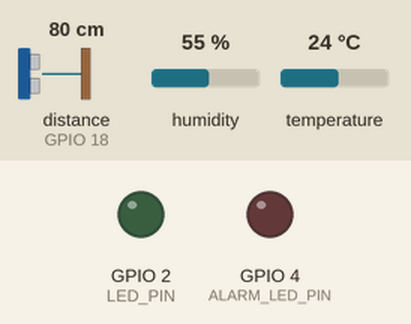
Recording of a program running on a simulated ESP32. Parts: output pins drawn as LEDs (lit = HIGH). The test bench sets the inputs (shaded band); at power-on: distance to the obstacle (sensor on GPIO 18) 80 cm, humidity 55 %, temperature 24 °C. The echo pulse lasts 58.3 µs per cm; WiFi joins after 1.5 s; servers stay silent unless stated; the local clock reads 2024-03-15 10:24:30 at power-on unless the program sets it; no MQTT or app messages arrive unless stated; pins used as bus, display or sensor lines are not drawn; what the program prints to the serial monitor is not drawn.

Above: at 2.7 s.
2.8 s: distance to the obstacle (sensor on GPIO 18) set to 17 cm
11.6 s: distance to the obstacle (sensor on GPIO 18) set to 13 cm
At 16.4 s:
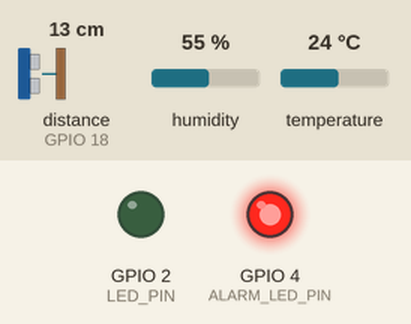
31.5 s: distance to the obstacle (sensor on GPIO 18) set to 18 cm
At 36.5 s:
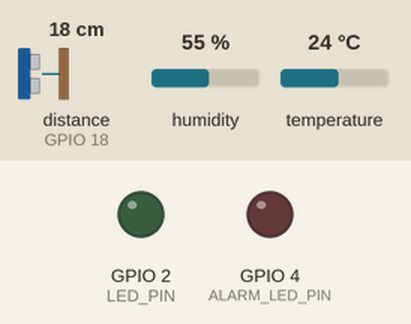
41.6 s: distance to the obstacle (sensor on GPIO 18) set to 2 cm
At 46.5 s:
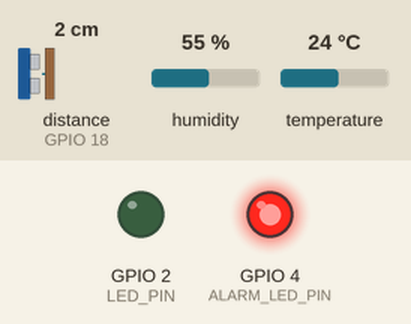
Timing chart, 0 to 51.6 s (numbered marks = the images above; inputs shaded):
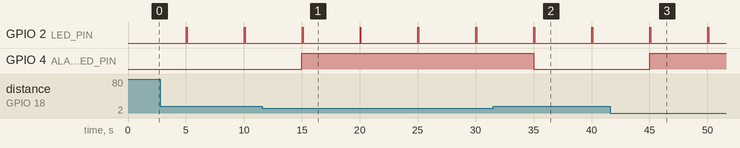

The program:

main.cpp
```cpp
/*
 * Bai thuc hanh so 2 - Firmware ESP32 (Wokwi)
 * DHT22 (nhiet do, do am) + HC-SR04 (khoang cach) -> JSON -> MQTT
 *
 * Luong du lieu:
 *   ESP32 (Wokwi) --MQTT--> broker.emqx.io  (topic: <NAMESPACE>/iot/sensor/room1)
 *   Mosquitto local --bridge--> nhan ve thanh topic iot/sensor/room1
 *   collector.py subscribe Mosquitto local -> MongoDB
 *
 * Wokwi khong truy cap duoc "localhost" cua may ban, vi vay ESP32 gui len
 * public broker, con Mosquitto tren may ban keo du lieu ve qua bridge.
 */
#define ARDUINOJSON_USE_LONG_LONG 1

#include <WiFi.h>
#include <PubSubClient.h>
#include <DHTesp.h>
#include <ArduinoJson.h>
#include <time.h>
#include <sys/time.h>

// ================= CAU HINH =================
const char *WIFI_SSID = "Wokwi-GUEST";
const char *WIFI_PASSWORD = "";

const char *MQTT_SERVER = "broker.emqx.io"; // public broker
const int MQTT_PORT = 1883;

// Namespace rieng tren public broker de khong trung topic voi nguoi khac.
// PHAI trung voi remote-prefix trong server/mosquitto/config/mosquitto.conf
const char *TOPIC_NAMESPACE = "dungdinh60240505";

const char *DEVICE_ID = "esp32-room1";
const char *ROOM = "room1";

const char *NTP_SERVER_1 = "pool.ntp.org";
const char *NTP_SERVER_2 = "time.google.com";

const int DHT_PIN = 15;      // Data pin cua DHT22
const int TRIG_PIN = 5;      // Trig cua HC-SR04
const int ECHO_PIN = 18;     // Echo cua HC-SR04
const int LED_PIN = 2;       // LED bao trang thai gui du lieu
const int ALARM_LED_PIN = 4; // LED canh bao vat can qua gan

const unsigned long SEND_INTERVAL_MS = 5000;            // Chu ky gui du lieu
const unsigned long NTP_RESYNC_MS = 10UL * 60UL * 1000; // Dong bo lai NTP moi 10 phut
const float DISTANCE_ALARM_CM = 15.0;                   // Nguong canh bao khoang cach

// ================= BIEN TOAN CUC =================
WiFiClient wifiClient;
PubSubClient mqttClient(wifiClient);
DHTesp dht;

String topicTelemetry; // <NAMESPACE>/iot/sensor/<ROOM>
String topicStatus;    // <NAMESPACE>/iot/status/<ROOM>

unsigned long lastSend = 0;
unsigned long lastNtpSync = 0;
unsigned long sequenceNo = 0;

// Tiem loi qua Serial Monitor de demo tien xu ly:
//   n = lan gui tiep theo mat gia tri nhiet do (null)
//   s = lan gui tiep theo co gai nhieu (spike) nhiet do +30 do C
//   d = lan gui tiep theo gui lap lai goi tin truoc (duplicate)
bool injectNull = false;
bool injectSpike = false;
bool injectDuplicate = false;
char lastPayload[512] = {0};
size_t lastPayloadLen = 0;

// ---------------- THOI GIAN (NTP) ----------------
bool timeSynced()
{
  return time(nullptr) > 1700000000; // > nam 2023 => da dong bo
}

uint64_t epochMs()
{
  struct timeval tv;
  gettimeofday(&tv, nullptr);
  return (uint64_t)tv.tv_sec * 1000ULL + (uint64_t)(tv.tv_usec / 1000);
}

void syncTime(bool waitForSync)
{
  configTime(0, 0, NTP_SERVER_1, NTP_SERVER_2); // UTC
  lastNtpSync = millis();
  if (!waitForSync)
    return;
  Serial.print("Sync NTP");
  unsigned long start = millis();
  while (!timeSynced() && millis() - start < 15000)
  {
    delay(300);
    Serial.print(".");
  }
  Serial.println(timeSynced() ? " OK" : " TIMEOUT (se gui khong kem ts)");
}

// ---------------- KET NOI WIFI ----------------
void connectWiFi()
{
  WiFi.mode(WIFI_STA);
  WiFi.begin(WIFI_SSID, WIFI_PASSWORD);
  Serial.print("Connecting WiFi");
  unsigned long start = millis();
  while (WiFi.status() != WL_CONNECTED)
  {
    delay(500);
    Serial.print(".");
    if (millis() - start > 20000)
    {
      Serial.println("\nWiFi timeout, retry...");
      WiFi.disconnect();
      WiFi.begin(WIFI_SSID, WIFI_PASSWORD);
      start = millis();
    }
  }
  Serial.println(" connected");
  Serial.print("IP: ");
  Serial.println(WiFi.localIP());
}

// ---------------- KET NOI MQTT ----------------
void connectMQTT()
{
  while (!mqttClient.connected())
  {
    String clientId = String(DEVICE_ID) + "-" + String((uint32_t)ESP.getEfuseMac(), HEX);
    Serial.print("Connecting MQTT...");
    // Last Will: neu ESP32 mat ket noi dot ngot, broker tu publish "offline"
    if (mqttClient.connect(clientId.c_str(), topicStatus.c_str(), 1, true, "offline"))
    {
      Serial.println(" connected");
      mqttClient.publish(topicStatus.c_str(), "online", true);
    }
    else
    {
      Serial.printf(" failed, rc=%d. Retry in 2 s\n", mqttClient.state());
      delay(2000);
    }
  }
}

// ---------------- DOC HC-SR04 ----------------
float readDistanceCm()
{
  digitalWrite(TRIG_PIN, LOW);
  delayMicroseconds(2);
  digitalWrite(TRIG_PIN, HIGH);
  delayMicroseconds(10);
  digitalWrite(TRIG_PIN, LOW);
  unsigned long duration = pulseIn(ECHO_PIN, HIGH, 30000); // timeout 30ms (~5m)
  if (duration == 0)
    return NAN;
  return duration * 0.0343f / 2.0f;
}

float round2(float v)
{
  return roundf(v * 100.0f) / 100.0f;
}

// ---------------- LENH TIEM LOI TU SERIAL ----------------
void handleSerialCommands()
{
  while (Serial.available())
  {
    char c = Serial.read();
    if (c == 'n')
    {
      injectNull = true;
      Serial.println(">> Lan gui toi: temperature = null");
    }
    else if (c == 's')
    {
      injectSpike = true;
      Serial.println(">> Lan gui toi: spike nhiet do +30");
    }
    else if (c == 'd')
    {
      injectDuplicate = true;
      Serial.println(">> Gui lai goi tin truoc (duplicate)");
    }
  }
}

void setup()
{
  Serial.begin(115200);
  pinMode(TRIG_PIN, OUTPUT);
  pinMode(ECHO_PIN, INPUT);
  pinMode(LED_PIN, OUTPUT);
  pinMode(ALARM_LED_PIN, OUTPUT);

  dht.setup(DHT_PIN, DHTesp::DHT22);

  topicTelemetry = String(TOPIC_NAMESPACE) + "/iot/sensor/" + ROOM;
  topicStatus = String(TOPIC_NAMESPACE) + "/iot/status/" + ROOM;

  connectWiFi();
  syncTime(true);

  mqttClient.setServer(MQTT_SERVER, MQTT_PORT);
  mqttClient.setBufferSize(512);
  mqttClient.setKeepAlive(30);

  Serial.print("Telemetry topic: ");
  Serial.println(topicTelemetry);
  Serial.println("Lenh Serial: n = null, s = spike, d = duplicate");
}

void loop()
{
  if (WiFi.status() != WL_CONNECTED)
    connectWiFi();
  if (!mqttClient.connected())
    connectMQTT();
  mqttClient.loop();
  handleSerialCommands();

  unsigned long now = millis();

  // Dong bo lai NTP dinh ky (quan trong tren Wokwi vi dong ho mo phong bi troi)
  if (now - lastNtpSync > NTP_RESYNC_MS)
    syncTime(false);

  if (injectDuplicate && lastPayloadLen > 0)
  {
    injectDuplicate = false;
    mqttClient.publish(topicTelemetry.c_str(), (const uint8_t *)lastPayload, lastPayloadLen, false);
    Serial.println("DUPLICATE sent");
  }

  if (now - lastSend < SEND_INTERVAL_MS)
    return;
  lastSend = now;

  TempAndHumidity data = dht.getTempAndHumidity();
  float distance = readDistanceCm();

  bool alarm = isfinite(distance) && distance < DISTANCE_ALARM_CM;
  digitalWrite(ALARM_LED_PIN, alarm ? HIGH : LOW);

  sequenceNo++;

  JsonDocument doc;
  doc["device_id"] = DEVICE_ID;
  doc["room"] = ROOM;
  doc["seq"] = sequenceNo;
  if (timeSynced())
    doc["ts"] = epochMs(); // epoch milliseconds (UTC) luc do xong cam bien

  // Cam bien loi (NaN) -> gui null thay vi bo ca goi tin,
  // de phia server xu ly missing value.
  float temperature = data.temperature;
  if (injectSpike && isfinite(temperature))
  {
    temperature += 30.0f;
    injectSpike = false;
  }
  if (injectNull)
  {
    temperature = NAN;
    injectNull = false;
  }

  if (isfinite(temperature))
    doc["temperature"] = round2(temperature);
  else
    doc["temperature"] = nullptr;

  if (isfinite(data.humidity))
    doc["humidity"] = round2(data.humidity);
  else
    doc["humidity"] = nullptr;

  if (isfinite(distance))
    doc["distance_cm"] = round2(distance);
  else
    doc["distance_cm"] = nullptr;

  doc["alarm"] = alarm;
  doc["rssi"] = WiFi.RSSI();
  doc["uptime_s"] = millis() / 1000;

  char payload[512];
  size_t len = serializeJson(doc, payload, sizeof(payload));

  bool ok = mqttClient.publish(topicTelemetry.c_str(), (const uint8_t *)payload, len, false);
  Serial.printf("%s | publish=%s\n", payload, ok ? "OK" : "FAILED");

  memcpy(lastPayload, payload, len);
  lastPayloadLen = len;

  digitalWrite(LED_PIN, HIGH);
  delay(80);
  digitalWrite(LED_PIN, LOW);
}
```

Measured:
- the behaviour switches between 16 and 15 cm on distance to the obstacle (sensor on GPIO 18) (found by bisection; images 0 and 1)
- after the input at 11.6 s, GPIO 4 (ALARM_LED_PIN): LOW → HIGH after 3.4 s
- after the input at 31.5 s, GPIO 4 (ALARM_LED_PIN): HIGH → LOW after 3.5 s
- after the input at 41.6 s, GPIO 4 (ALARM_LED_PIN): LOW → HIGH after 3.4 s
- by itself, GPIO 2 (LED_PIN): alternates HIGH for 0.08 s and LOW for 4.9 s
